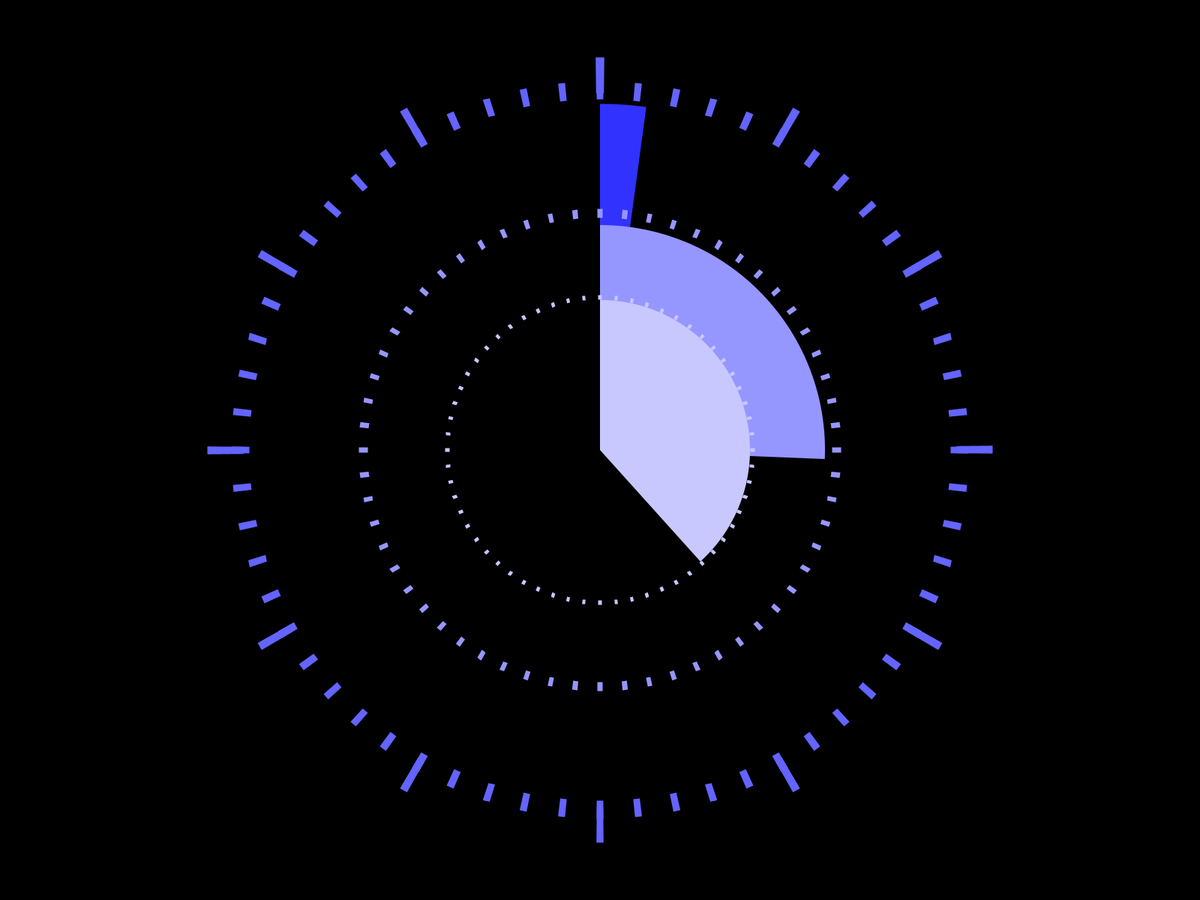
Frame 1 (no input)
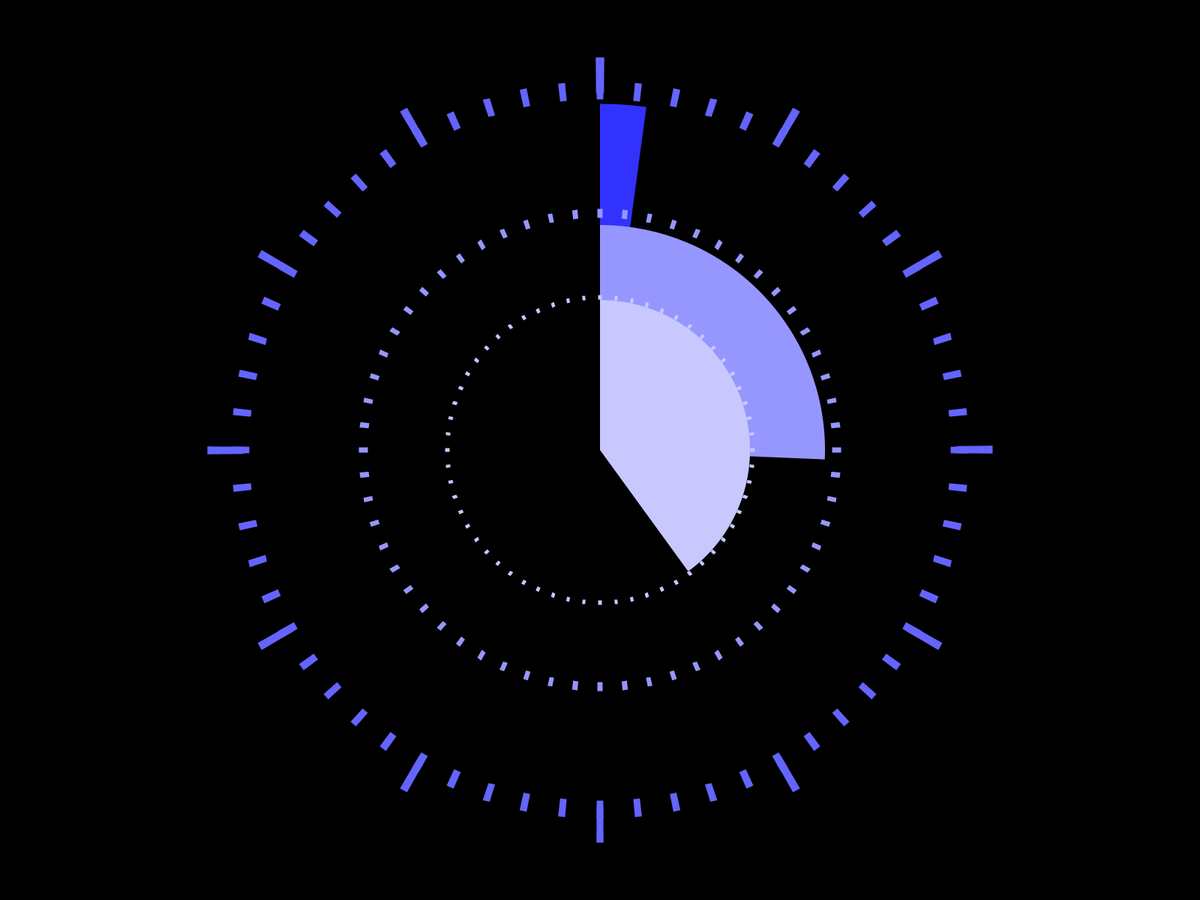
Frame 60 (the mouse pressed at the canvas centre just before this capture)
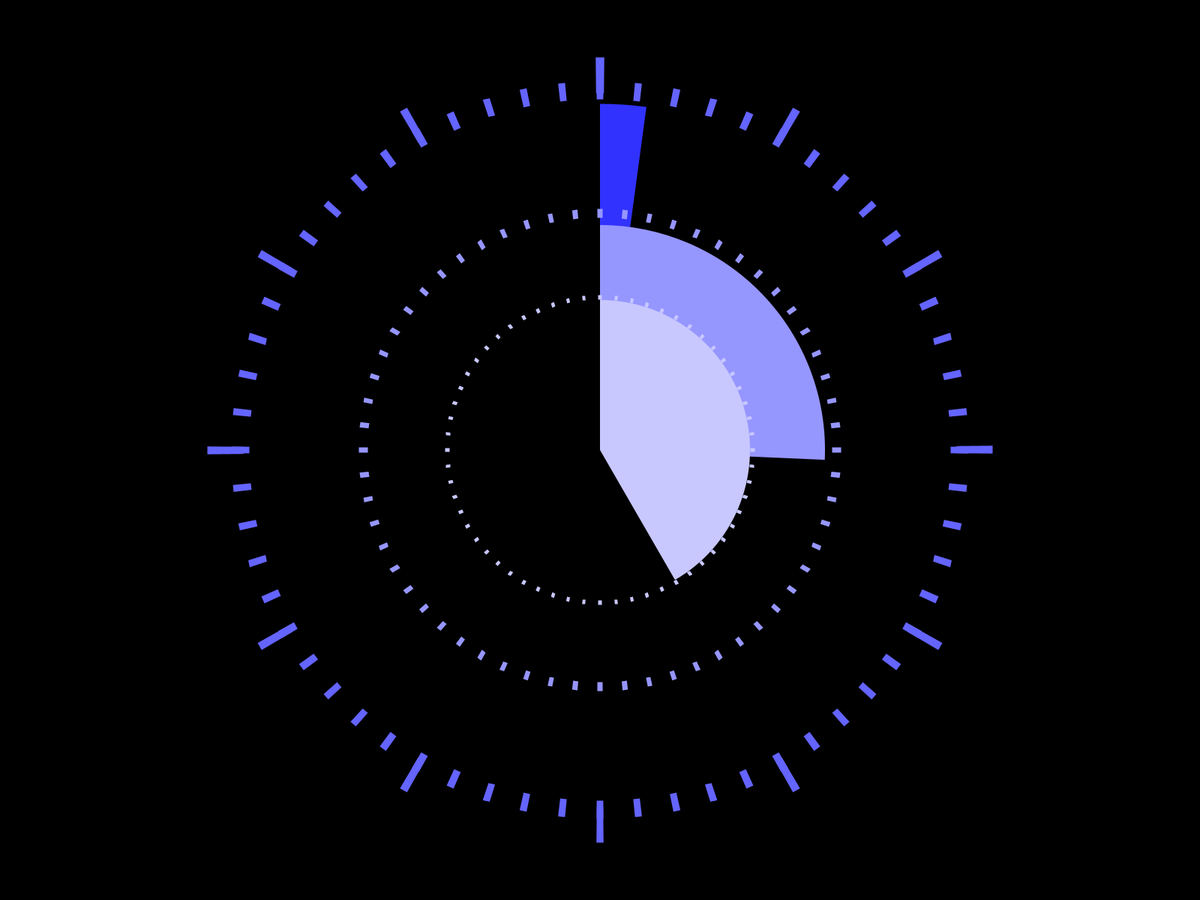
Frame 120 (the mouse held since frame 60 and released just before this capture)

The Processing sketch that drew these frames (run headless with seeded random() and noise(); from frame 60 on, the mouse is pressed at the canvas centre):

// Processing sketch: Simple_Cyber_Style_Clock
// ── Simple_Cyber_Style_Clock.pde
float guideT = 0.01;//guide thickness*2(theta)

void setup(){
  //size(500, 500);
  fullScreen();
  strokeCap(SQUARE);
}

void draw(){
  background(0);
  //draw hand
  noStroke();
  fill(50, 50, 255);
  arc(width/2, height/2, height/1.3, height/1.3, -HALF_PI, map((hour()+minute()/60.+second()/3600.)%12, 0, 12, 0, TWO_PI)-HALF_PI);
  fill(150, 150, 255);
  arc(width/2, height/2, height/2, height/2, -HALF_PI, map(minute()+second()/60., 0, 60, 0, TWO_PI)-HALF_PI);
  fill(200, 200, 255);
  arc(width/2, height/2, height/3, height/3, -HALF_PI, map(second(), 0, 60, 0, TWO_PI)-HALF_PI);
  
  //draw guide
  strokeWeight(height/25);
  noFill();
  stroke(100, 100, 255);
  for(int i=0; i<12; i++){
    float angle = map(i, 0, 12, 0, TWO_PI);
    arc(width/2, height/2, height/1.2, height/1.2, angle-guideT-HALF_PI, angle+guideT-HALF_PI);
  }
  strokeWeight(height/50);
  for(int i=0; i<60; i++){
    float angle = map(i, 0, 60, 0, TWO_PI);
    arc(width/2, height/2, height/1.25, height/1.25, angle-guideT-HALF_PI, angle+guideT-HALF_PI);
  }
  stroke(150, 150, 255);
  strokeWeight(height/100);
  for(int i=0; i<60; i++){
    float angle = map(i, 0, 60, 0, TWO_PI);
    arc(width/2, height/2, height/1.9, height/1.9, angle-guideT-HALF_PI, angle+guideT-HALF_PI);
  }
  stroke(200, 200, 255);
  strokeWeight(height/200);
  for(int i=0; i<60; i++){
    float angle = map(i, 0, 60, 0, TWO_PI);
    arc(width/2, height/2, height/2.95, height/2.95, angle-guideT-HALF_PI, angle+guideT-HALF_PI);
  }
}
